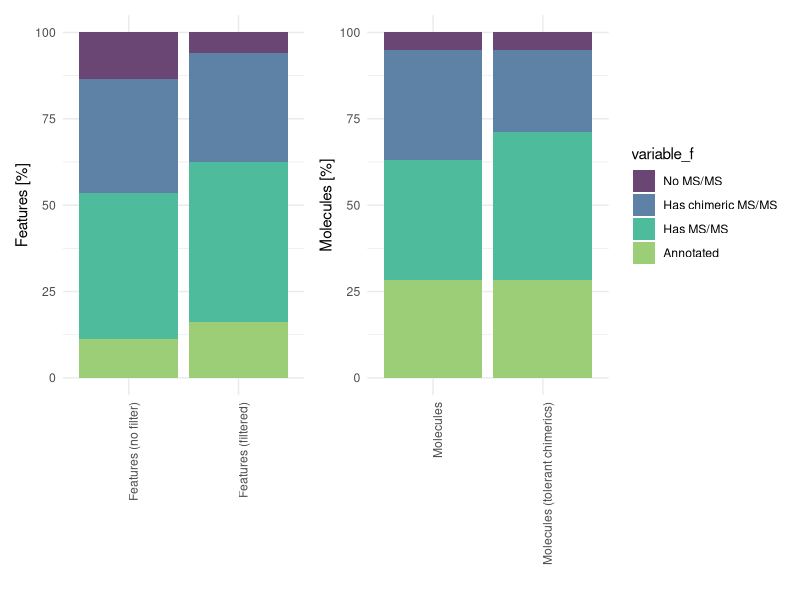

R code for this plot:


required_packages <- c("ggplot2", "data.table", "patchwork")

for (package in required_packages) {
  if (!require(package, character.only = TRUE)) {
    install.packages(package)
  }
}

library(ggplot2)
library(data.table)
library(patchwork)


dt_features = fread("./data/feature_bars.tsv")

dt_molecules = fread("./data/moelcule_bars.tsv")

dt_plot = rbindlist(list(dt_features, dt_molecules))

dt_plot[, `variable_f` := factor(`variable.1`, levels = c('No MS/MS','Has chimeric MS/MS','Has MS/MS','Annotated'))]



p_feature_annotations = 
ggplot(dt_plot[grepl('Features', variable)], aes(x = reorder(variable, order(variable)),y=value)) +
  geom_col(aes(fill = variable_f), position = 'stack') +
  scale_fill_manual(values = c("No MS/MS" = "#6A4675", "Annotated" = "#9BCE77", 'Has MS/MS' = '#4FBB9D', 'Has chimeric MS/MS' = '#5E82A5')) +
  theme_minimal() +
  ylab('Features [%]') +
  xlab('') +
  theme(axis.text.x = element_text(angle = 90, hjust = 1)) 

p_molecule_annotations = 
ggplot(dt_plot[grepl('Molecules', variable)], aes(x = variable,y=value)) +
  geom_col(aes(fill = variable_f), position = 'stack') +
  scale_fill_manual(values = c("No MS/MS" = "#6A4675", "Annotated" = "#9BCE77", 'Has MS/MS' = '#4FBB9D', 'Has chimeric MS/MS' = '#5E82A5')) +
  theme_minimal() +
  ylab('Molecules [%]') +
  xlab('') +
  theme(axis.text.x = element_text(angle = 90, hjust = 1)) 


p = p_feature_annotations + p_molecule_annotations + plot_layout(guides = 'collect')

ggsave(p, filename = './figures/Figure_2b.pdf', width = 12, height = 12, units = 'cm')